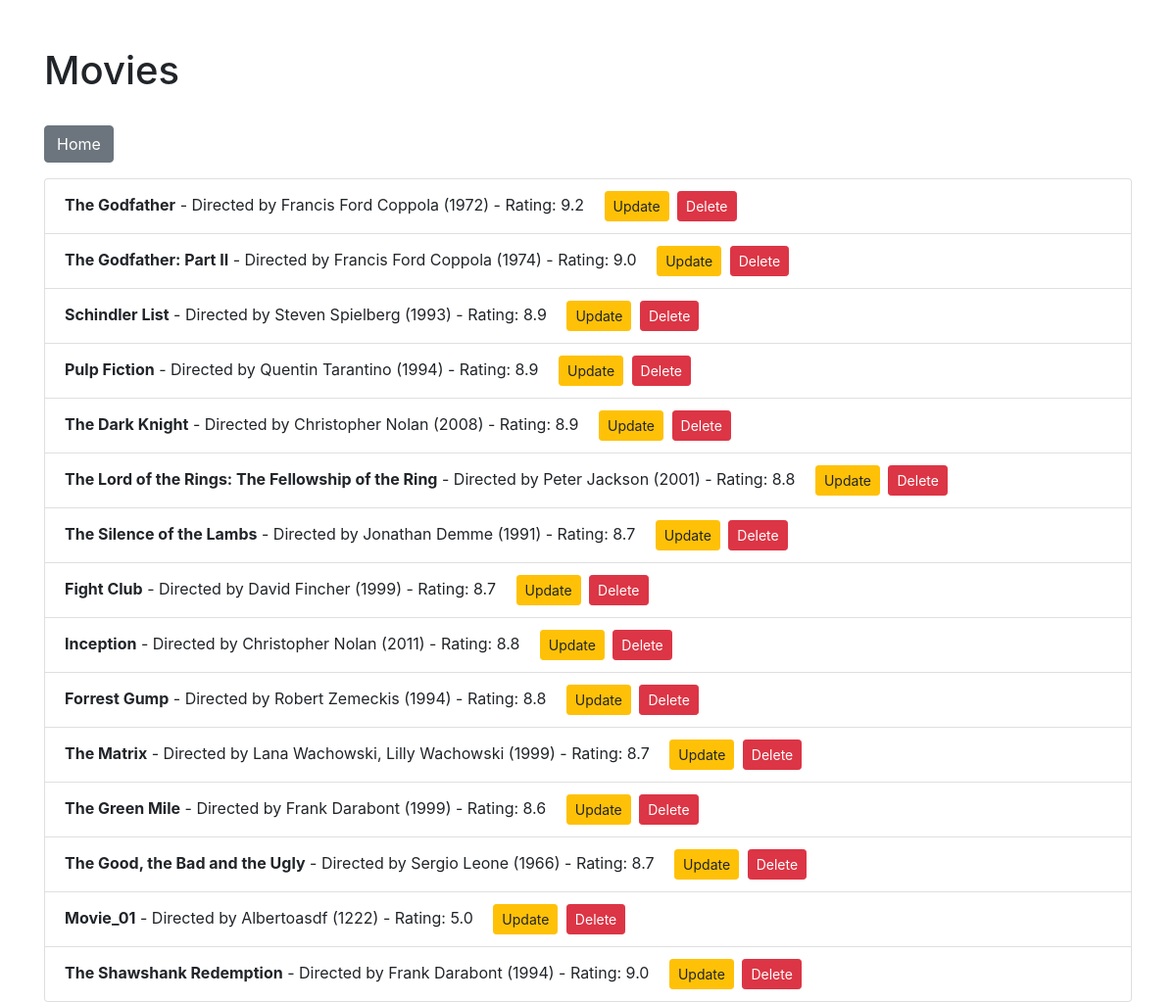
Before: /users/movies with the older database file.
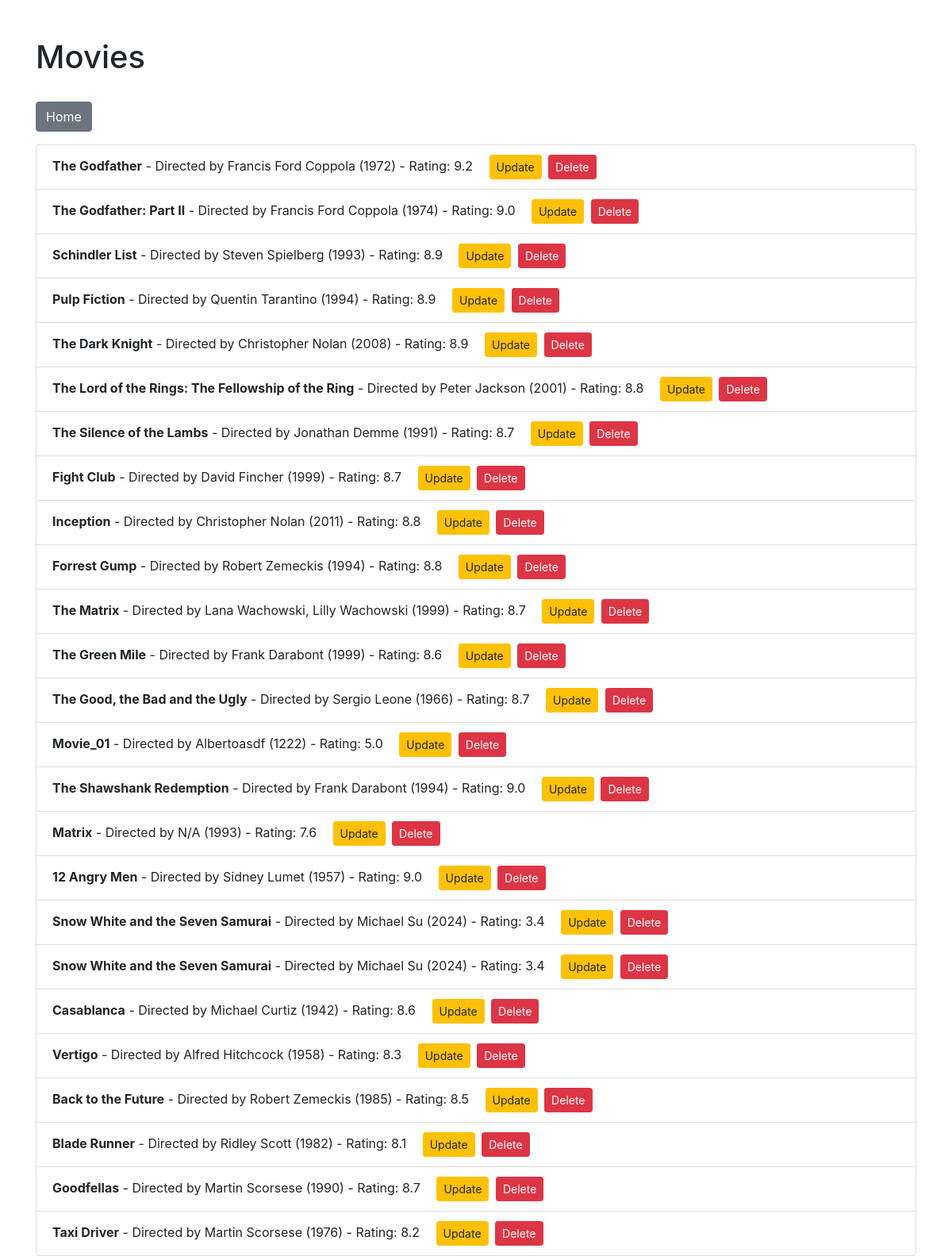
After: the same page with the newer database file.
### models.py (models this page shows)
class Movie(db.Model):
    movie_id = db.Column(db.Integer, primary_key=True)
    name = db.Column(db.String(120), nullable=False)
    director = db.Column(db.String(120), nullable=False)
    year = db.Column(db.Integer, nullable=False)
    rating = db.Column(db.Float, nullable=False)
    user_id = db.Column(db.Integer, db.ForeignKey('user.user_id'), nullable=False)

### app.py (the view)
@app.route('/users/movies')
def user_movies():
    user_id = request.args.get('user_id')
    if user_id:
        movies = Movie.query.filter_by(user_id=user_id).all()
    else:
        movies = Movie.query.all()
    return render_template('movies.html', movies=movies)

### templates/movies.html (shortened to what this page needs)
<!DOCTYPE html>
<html lang="en">
<head>
    <link rel="stylesheet" href="https://stackpath.bootstrapcdn.com/bootstrap/4.5.2/css/bootstrap.min.css">
</head>
<body>
    <div class="container">
        <h1 class="mt-5">Movies</h1>
        <div class="mt-3">
            <a href="{{ url_for('home') }}" class="btn btn-secondary mt-3">Home</a>
        </div>
        <ul class="list-group mt-3">
            {% for movie in movies %}
                <li class="list-group-item">
                    <strong>{{ movie.name }}</strong> - Directed by {{ movie.director }} ({{ movie.year }}) - Rating: {{ movie.rating }}
                    <a href="{{ url_for('update_movie', user_id=movie.user_id, movie_id=movie.movie_id) }}" class="btn btn-warning btn-sm ml-3">Update</a>
                    <a href="{{ url_for('delete_movie', user_id=movie.user_id, movie_id=movie.movie_id) }}" class="btn btn-danger btn-sm ml-1">Delete</a>
                </li>
            {% endfor %}
        </ul>
    </div>
</body>
</html>

Changed rows visible on the page:
added Movie: name "Matrix", director "N/A", year "1993", rating "7.6"
added Movie: name "12 Angry Men", director "Sidney Lumet", year "1957", rating "9.0"
added Movie: name "Snow White and the Seven Samurai", director "Michael Su", year "2024", rating "3.4"
added Movie: name "Snow White and the Seven Samurai", director "Michael Su", year "2024", rating "3.4"
added Movie: name "Casablanca", director "Michael Curtiz", year "1942", rating "8.6"
added Movie: name "Vertigo", director "Alfred Hitchcock", year "1958", rating "8.3"
added Movie: name "Back to the Future", director "Robert Zemeckis", year "1985", rating "8.5"
added Movie: name "Blade Runner", director "Ridley Scott", year "1982", rating "8.1"
added Movie: name "Goodfellas", director "Martin Scorsese", year "1990", rating "8.7"
added Movie: name "Taxi Driver", director "Martin Scorsese", year "1976", rating "8.2"
